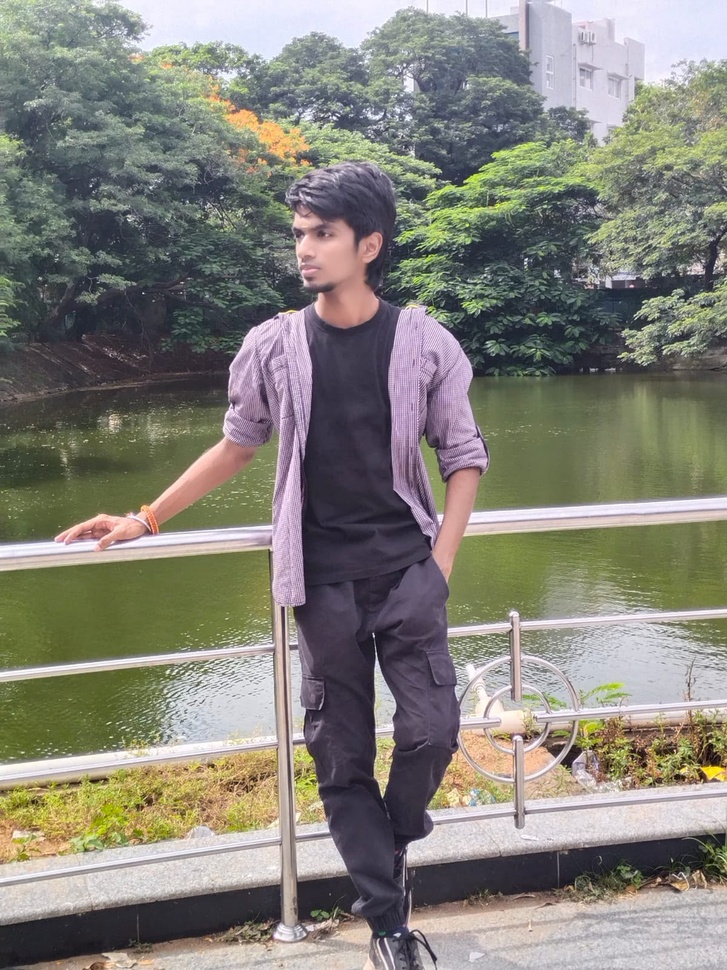
#> input picture sai1.jpeg, 727 x 970 px, shrunk from 1200 x 1600 before the run
$ jupyter execute 'WORKSHOP 3-Canny Edge Detection.ipynb'
#> lines starting #> are read from the running program, lines starting #| are printed output that depends on the picture
### WORKSHOP 3-Canny Edge Detection

### NAME : SAI PRAVEEN C

### REG : NO : 212225230239

[cell 1]
import cv2
import matplotlib.pyplot as plt

[cell 2]
img = cv2.imread('sai1.jpeg',cv2.IMREAD_GRAYSCALE)
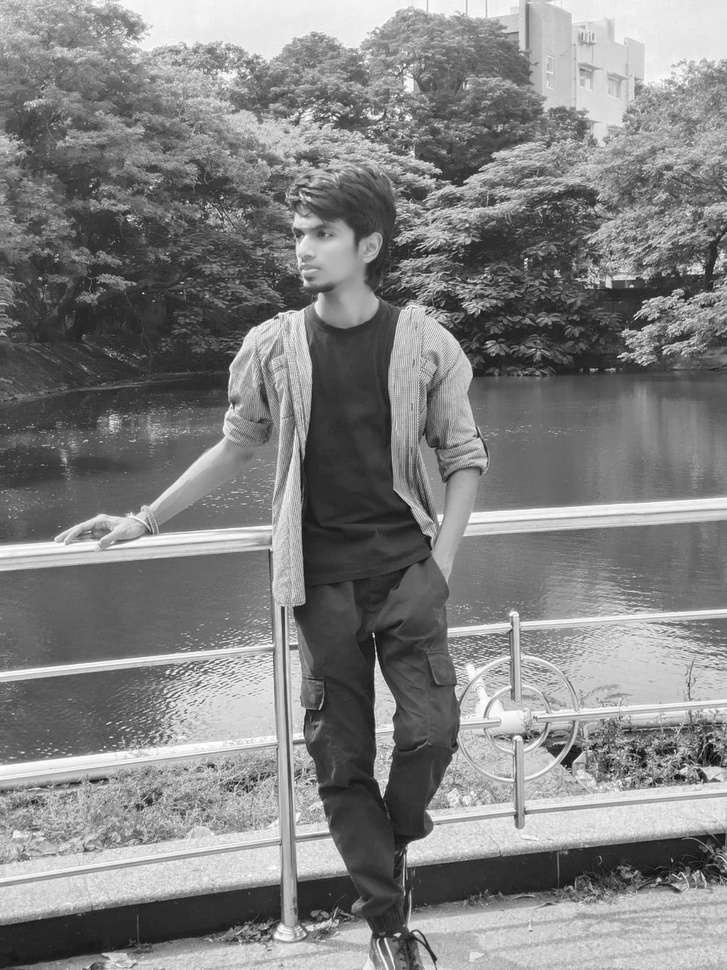
#> img: shape (970, 727); min 7, max 255, mean 129.7

[cell 3]
blurred =cv2.GaussianBlur(img, (5,5),0)

[cell 4]
edges = cv2.Canny(blurred, 50, 150)
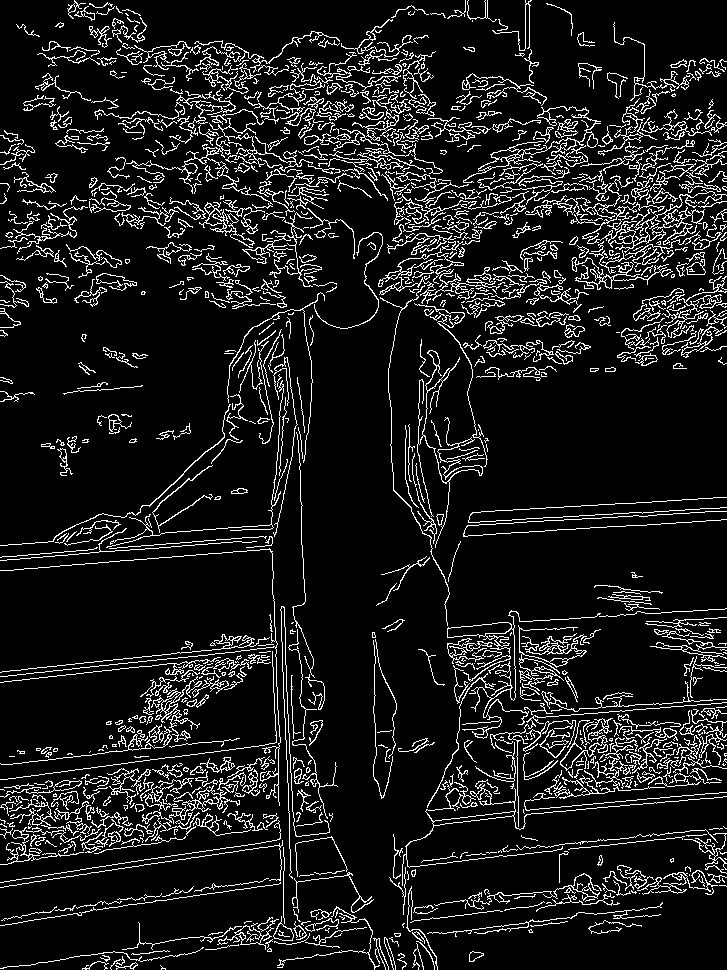
#> edges: shape (970, 727); 10.6% white in thin lines or dots

[cell 5]
plt.figure(figsize=(10,5))
plt.subplot(121),plt.imshow(img, cmap='gray')
plt.title('Original Image'), plt.axis('off')
plt.subplot(122),plt.imshow(edges, cmap='gray')
plt.title('Detected Edges'), plt.axis('off')
plt.show()
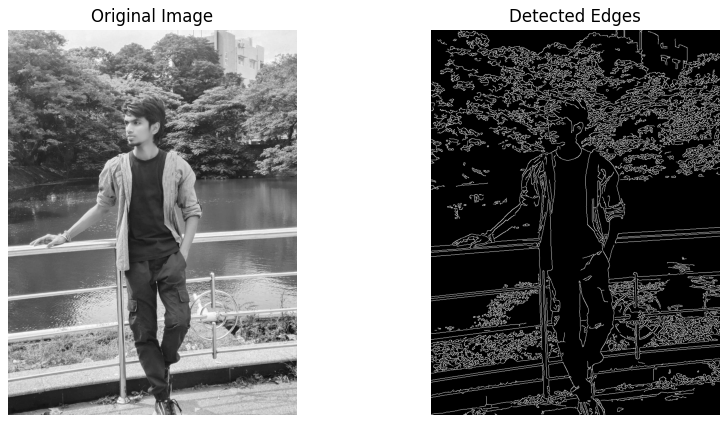
#> figure drawn by matplotlib, 2 panels
